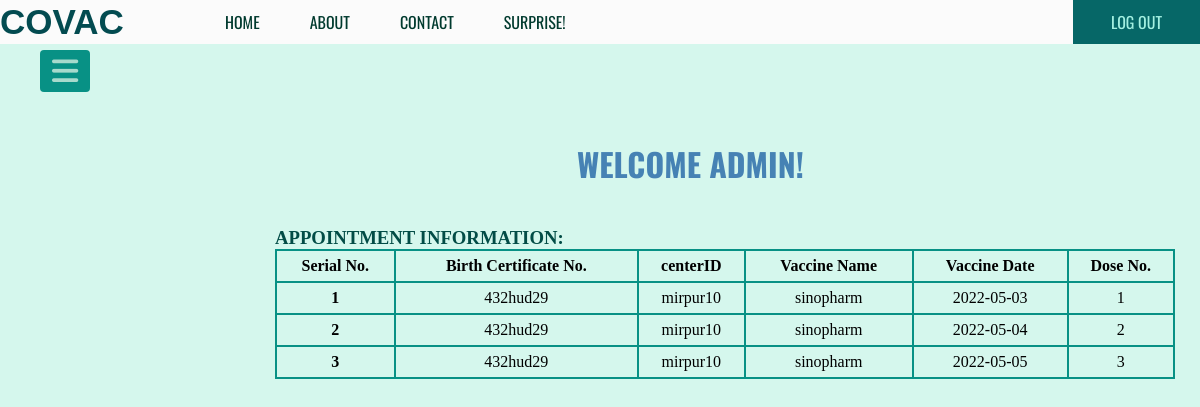
The page /admin.php (signed in) on the database its author committed.
### tables this page shows
CREATE TABLE `vaccine_appointment` (
  `skID` int(11) NOT NULL,
  `BirthCertificate` varchar(50) DEFAULT NULL,
  `centerID` varchar(50) DEFAULT NULL,
  `vaccineName` varchar(50) DEFAULT NULL,
  `vaccineSchedule` varchar(50) DEFAULT NULL,
  `dose_order` varchar(20) DEFAULT NULL
);

### admin.php (the view, shortened to what this page needs)
<?php include "db_connection.php"; ?>
<!DOCTYPE html>
<html lang="en">
<head>
  <link rel="stylesheet" href="https://cdnjs.cloudflare.com/ajax/libs/animate.css/4.1.1/animate.min.css" />
  <link href="CSS/niloy.css" rel="stylesheet" type="text/css" />
</head>
<body>
  <div class="main2">
    <div class="navbar">
      <div class="icon">
        <h2 class="logo">COVAC</h2>
      </div>
      <div class="menu">
        <ul class="navi">
          <li class="navilist"><a href="admin.php">HOME</a></li>
          <li class="navilist"><a href="about.php">ABOUT</a></li>
          <li class="navilist"><a href="contact.php">CONTACT</a></li>
          <li class="navilist">
            <a href="https://www.youtube.com/watch?v=xvFZjo5PgG0">SURPRISE!</a>
          </li>
        </ul>
      </div>
      <div class="righty"><a href="logout.php">LOG OUT</a></div>
    </div>
    <label for="check">
      <i class="fas fa-bars" id="checker"></i>
    </label>
    <div class="welcome">
      <h1 class="animate__animated animate__tada">WELCOME ADMIN!</h1>
    </div>
    <div class="tablecontainer">
      <h3>APPOINTMENT INFORMATION:</h3>
      <table class="table1">
        <thead>
          <tr>
            <th>Serial No.</th>
            <th>Birth Certificate No.</th>
            <th>centerID</th>
            <th>Vaccine Name</th>
            <th>Vaccine Date</th>
            <th>Dose No.</th>
          </tr>
        </thead>
        <tbody>
          <?php
          $sql = "SELECT *
            FROM vaccine_appointment";
          $result = mysqli_query($db_connection, $sql);
          if ($result) {
            while ($row = mysqli_fetch_assoc($result)) {
              $serial++;
              $bcnum = $row['BirthCertificate'];
              $centerID = $row['centerID'];
              $name = $row['vaccineName'];
              $schedule = $row['vaccineSchedule'];
              $dose = $row['dose_order'];
              echo '<tr>
          <th>' . $serial . '</th>
          <td>' . $bcnum . '</td>
          <td>' . $centerID . '</td>
          <td>' . $name . '</td>
          <td>' . $schedule . '</td>
          <td>' . $dose . '</td>
      </tr>';
            }
          }
          ?>
        </tbody>
      </table>
    </div>
  </div>
</body>
</html>

### CSS/niloy.css (style rules this page uses)
* { margin: 0; padding: 0; }
.navbar { width: 100%; height: 44px; background-color: rgba(251, 251, 251, 1.0); margin-right: auto; margin-left: auto; max-width: 100%; min-width: 1000px; position: fixed; }
.icon { width: 200px; float: left; height: 70px; }
.logo { color: rgb(3, 75, 80); font-size: 35px; font-family: Arial; padding-left: 0px; padding-top: 2px; float: left; }
.menu { width: 400px; float: left; height: 70px; }
.navi { list-style-type: none; margin: 0; padding: 0; display: flex; }
.navilist { float: left; position: relative; }
.navilist a { display: flex; color: rgb(0, 58, 46); text-align: center; padding: 10px 25px; text-decoration: none; font-family: 'Oswald', sans-serif; }
.righty { font-family: 'Oswald', sans-serif; padding: 10px 30px; color: rgb(164, 240, 225); float: right; background: rgb(6, 103, 103); }
.righty a { display: flex; color: rgb(164, 240, 225); text-align: center; padding: 0px 8px; text-decoration: none; font-family: 'Oswald', sans-serif; }
::placeholder { color: azure; }
body { background-color: rgba(152, 235, 210, 0.4); }
.main2 { width: 100%; background-position:center; background-size:cover; background-attachment: fixed; background-repeat: no-repeat; height: 170vh; display: flex; flex-direction: column; align-items:center; }
label #checker, label #canceler { position: absolute; cursor: pointer; background: #089185; border-radius: 4px; }
label #checker { left: 40px; top: 25px; font-size: 30px; color: #a7dacc; padding: 6px 12px; margin-top: 25px; transition: all .5s ease; position: fixed; }
.welcome { margin-left: 180px; margin-top: 80px; padding-top: 60px; }
.welcome h1 { color: steelblue; font-family: 'Oswald', sans-serif; }
.tablecontainer { margin-top: 40px; }
.table1, th, td { border: 2px solid; text-align: center; height: 30px; border-color: #089185; }
.table1 { width: 900px; margin-left: 250px; border-collapse: collapse; }
.tablecontainer h3 { margin-left: 250px; color: #024c46; }

### rows shown on the page
vaccine_appointment: BirthCertificate "432hud29", centerID "mirpur10", vaccineName "sinopharm", vaccineSchedule "2022-05-03", dose_order "1"
vaccine_appointment: BirthCertificate "432hud29", centerID "mirpur10", vaccineName "sinopharm", vaccineSchedule "2022-05-04", dose_order "2"
vaccine_appointment: BirthCertificate "432hud29", centerID "mirpur10", vaccineName "sinopharm", vaccineSchedule "2022-05-05", dose_order "3"
